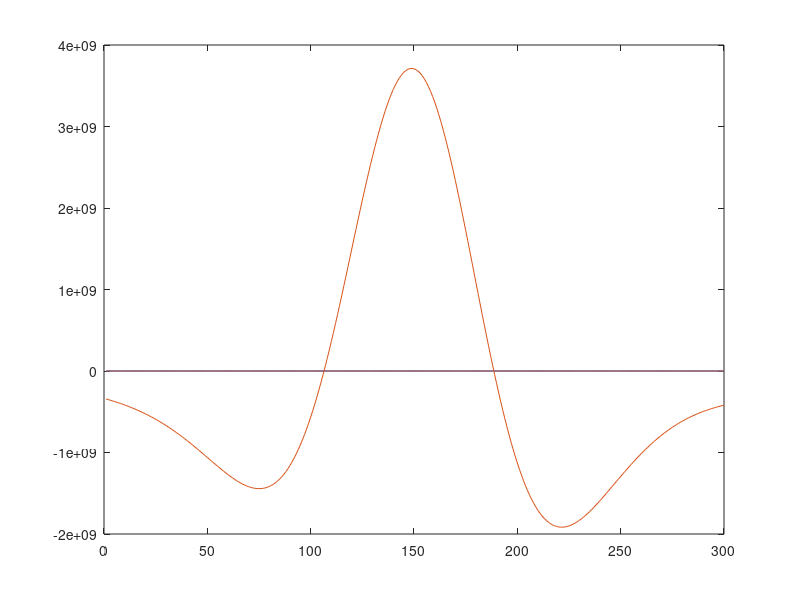

Source code (MATLAB):

load reg.mat
 [U,S,V] = svd(A2);
 b = berr2;
 
 sigma = diag(S);
 s = size(A1);
 n = s(1);
% comp xOverfit 
lambda = min(sigma) ;
x = zeros(n,1);
for i = 1:n
    f = S(i,i)^2 / (S(i,i)^2 + lambda^2); 
    x = x + f*((U(:,i)'*b)/S(i,i)) * V(:,i);   
end
xOverfit = x;

%comp optimal fit.
lambda = 7.0043e-04; 
x = zeros(n,1);
for i = 1:n
    f = S(i,i)^2 / (S(i,i)^2 + lambda^2); 
    x = x + f*((U(:,i)'*b)/S(i,i)) * V(:,i);   
end
xOpt = x;

%comp overdamped solution.
lambda = max(sigma);
x = zeros(n,1);
for i = 1:n
    f = S(i,i)^2 / (S(i,i)^2 + lambda^2); 
    x = x + f*((U(:,i)'*b)/S(i,i)) * V(:,i);   
end
xOverDmpd = x;

plot(b);
hold on;
plot(A1*xOverfit);
plot(A1*xOpt);
plot(A1*xOverDmpd);
hold off;

